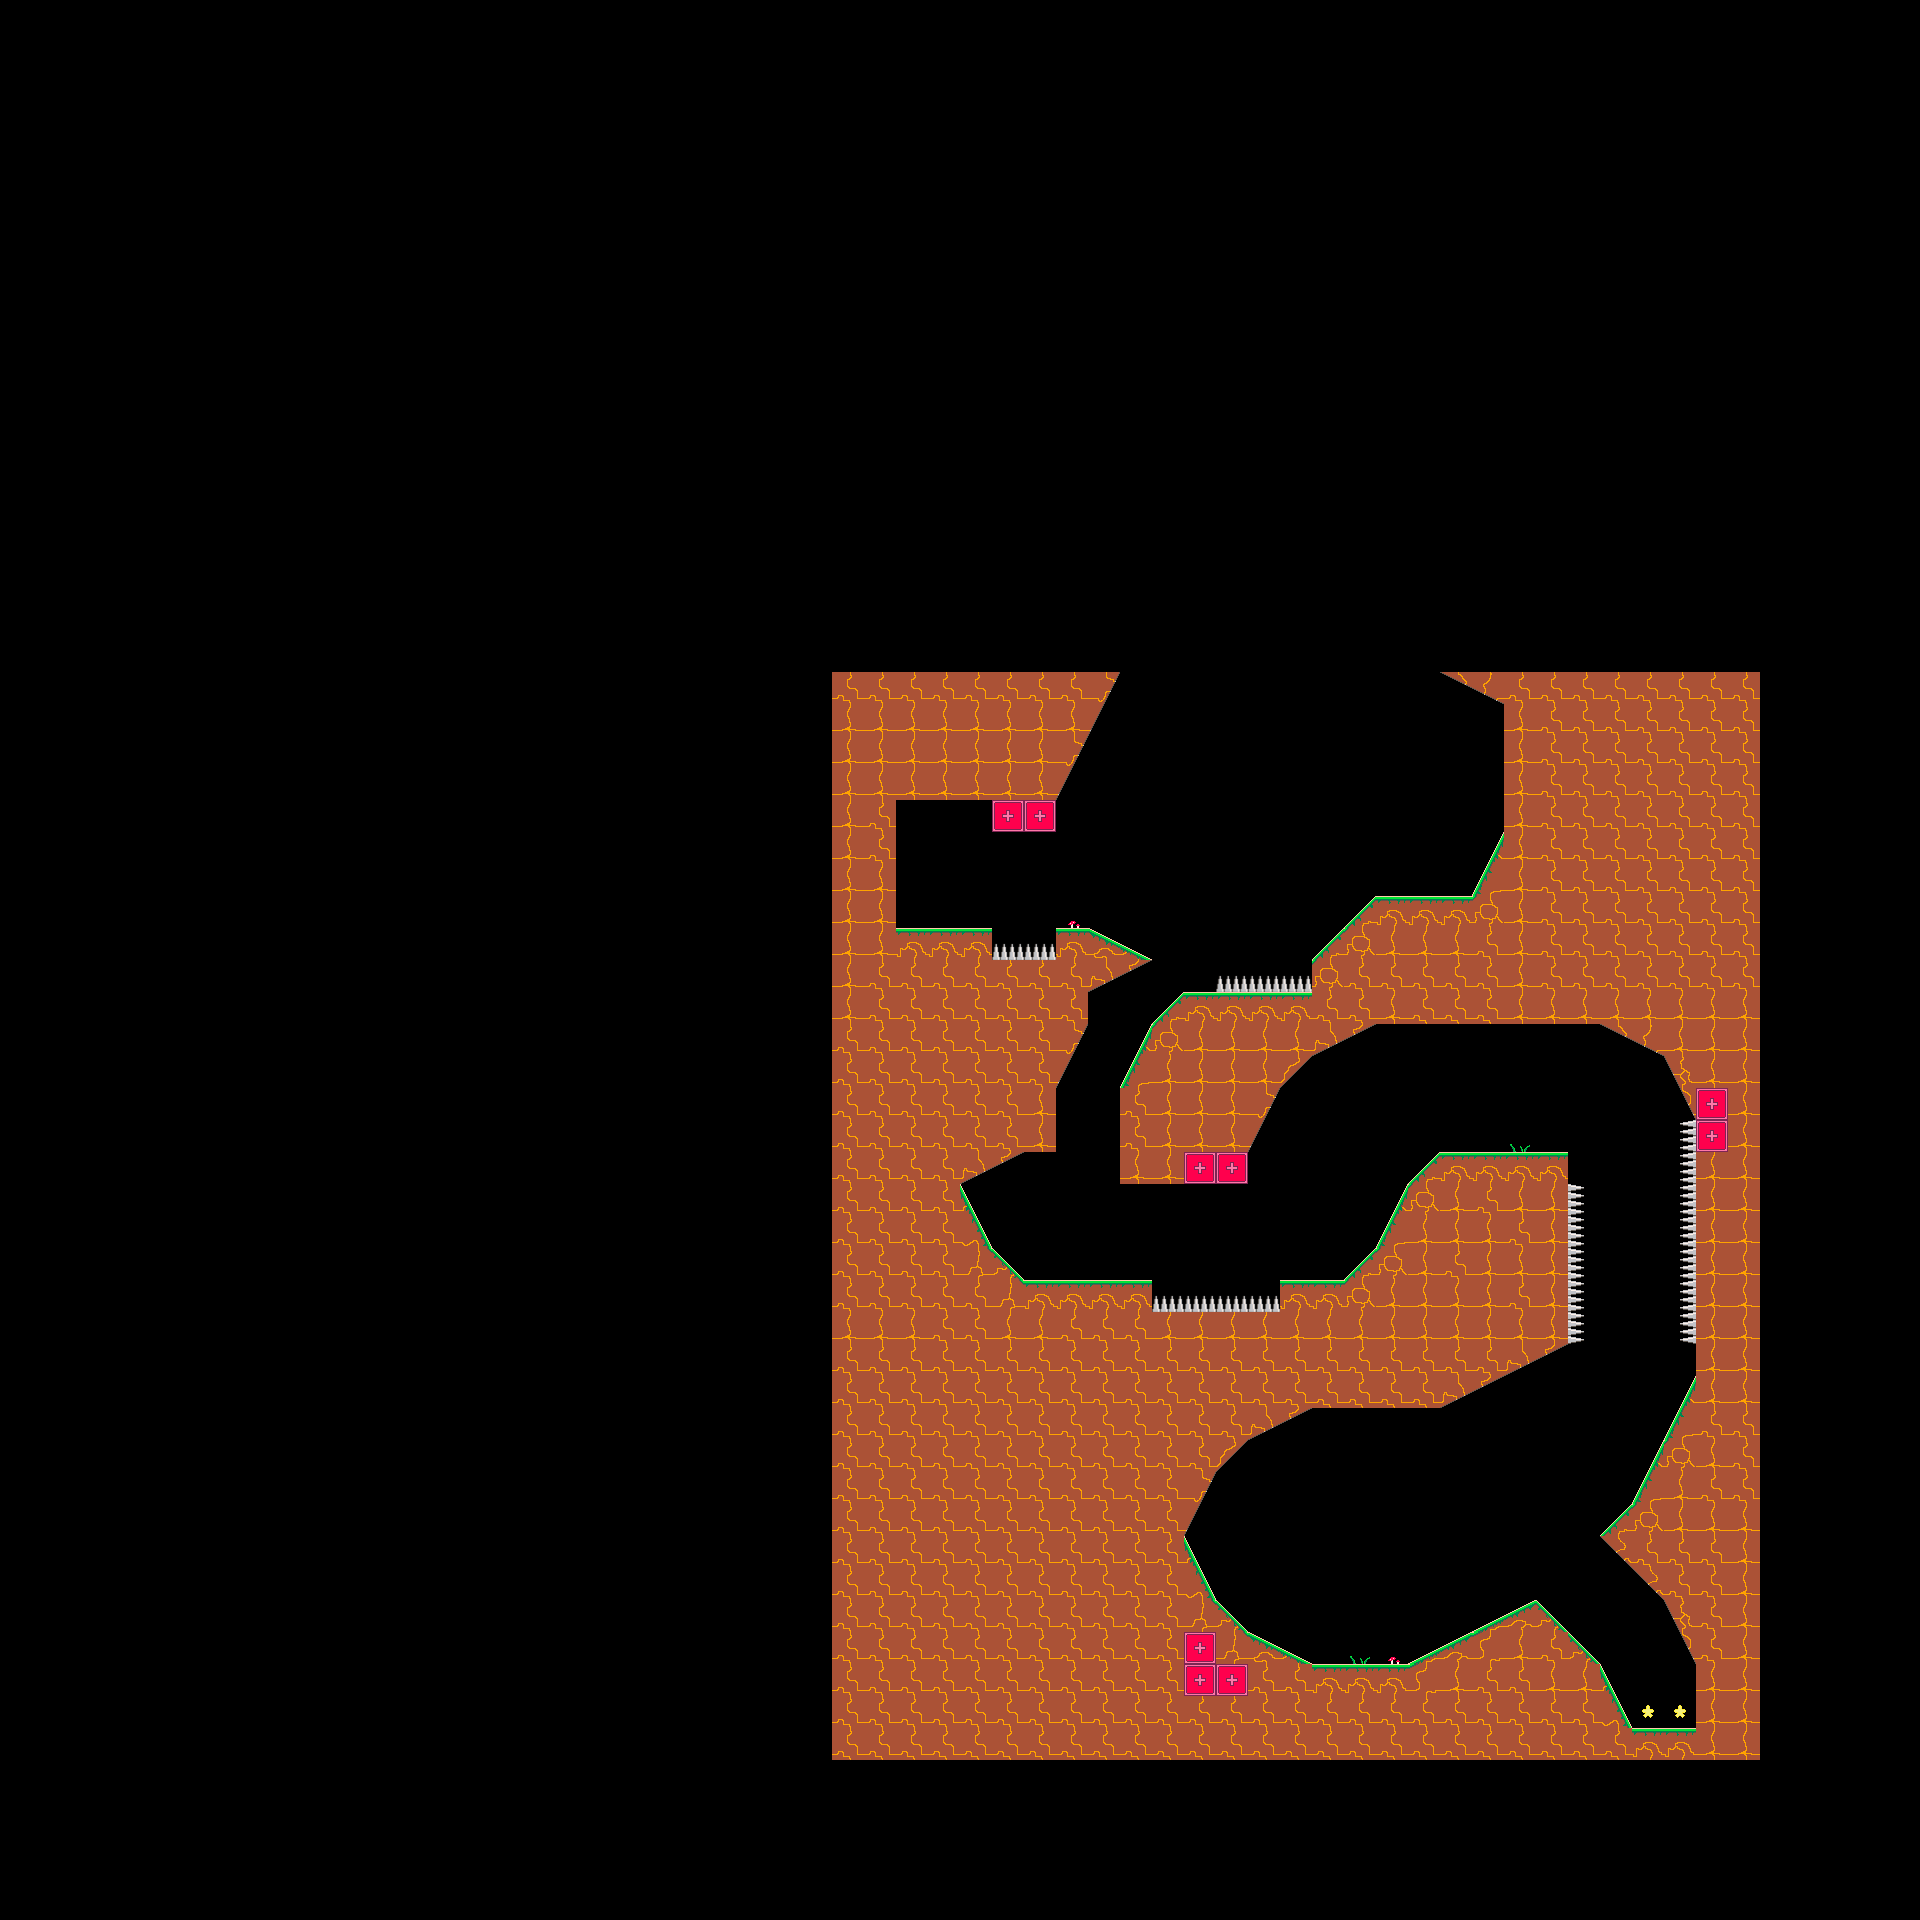

A level layout from a 2D game, rendered from its tile map. Below: a short description, then the map file with tile-grid data replaced by summaries:
An orthogonal 60x60 tile map with 32x32 px tiles, 1 tile layer (tiles) and 1 object.

<map version="1.8" tiledversion="1.8.2" orientation="orthogonal" renderorder="right-down" width="60" height="60" tilewidth="32" tileheight="32" infinite="0" nextlayerid="3" nextobjectid="3">
 <editorsettings>
  <export target="../../../assets/levels/044.json" format="json" />
 </editorsettings>
 <tileset firstgid="1" source="../tileset.tsx" />
 <layer id="1" name="tiles" width="60" height="60">
  <data>[3600 cells, 702 non-empty, 34 distinct tile ids]</data>
 </layer>
 <objectgroup id="2" name="spawns">
  <object id="1" x="958.793" y="903.611">
   <point />
  </object>
 </objectgroup>
</map>
